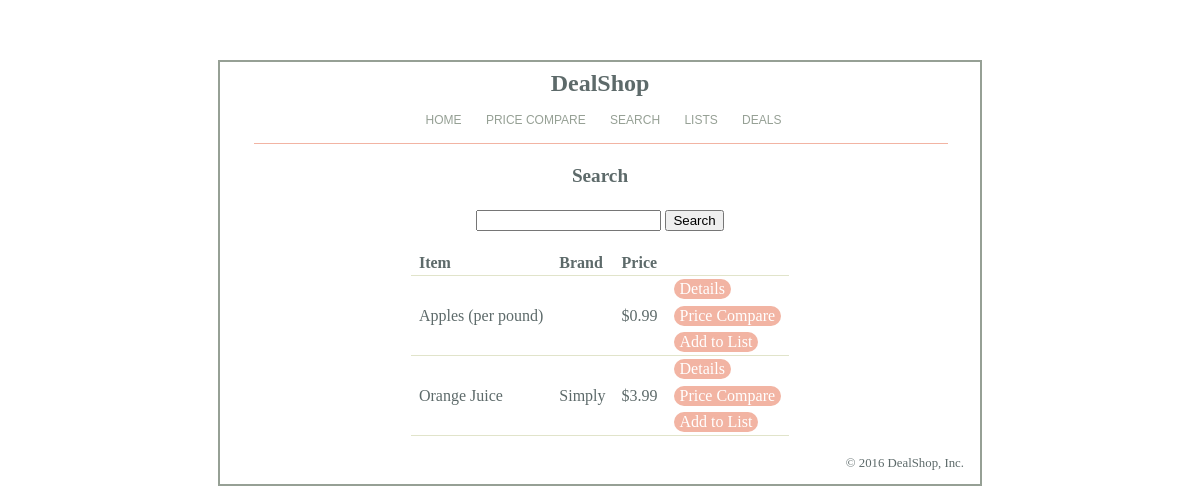
Before: /search/index.php with the older database file.
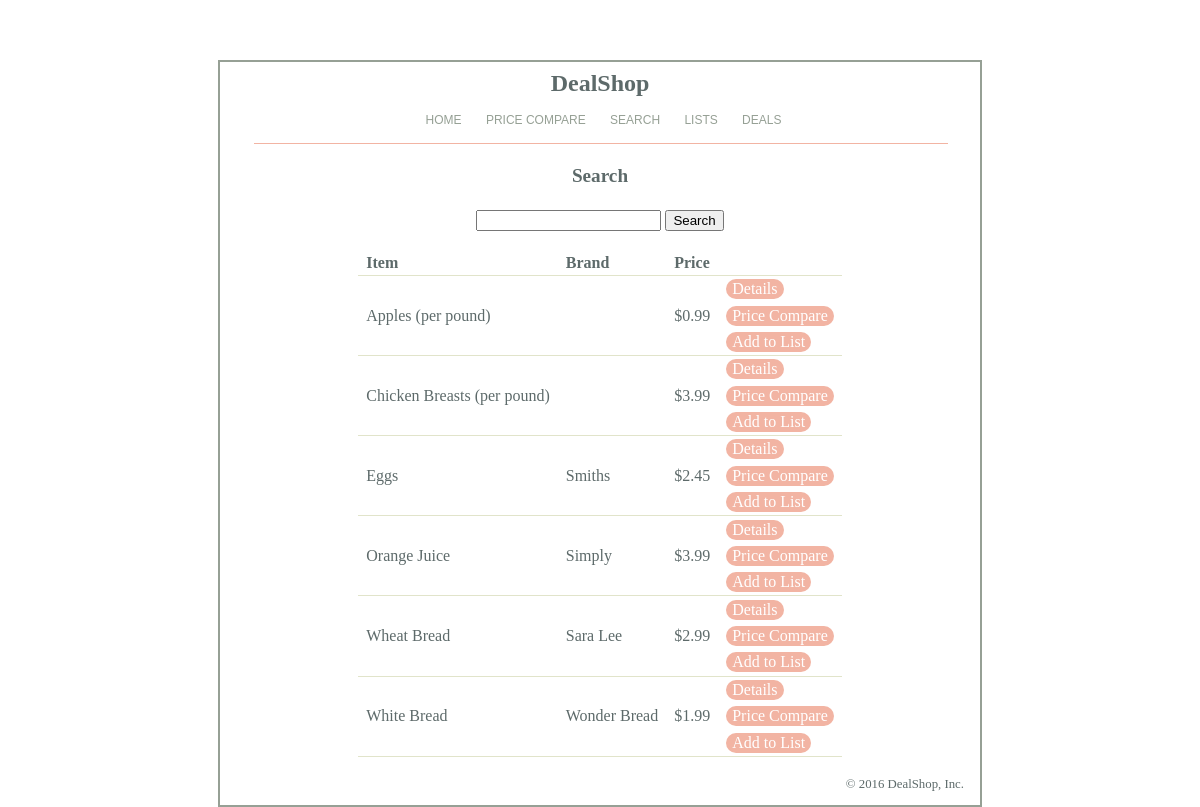
After: the same page with the newer database file.
### tables this page shows
CREATE TABLE item
(
    itemID     INT         NOT NULL PRIMARY KEY AUTO_INCREMENT,
    itemName   VARCHAR(60) NOT NULL,
    brand      VARCHAR(60) DEFAULT NULL,
    price      FLOAT       NOT NULL,
    quantity   VARCHAR(60) DEFAULT NULL,
    store      VARCHAR(60) DEFAULT NULL
);

### model/itemDB.php (called while the page is built, shortened)
<?php
function getItems(){
    global $db;
    $query = 'SELECT * FROM item
             GROUP BY itemName
             ORDER BY itemName';
    $statement = $db->prepare($query);
    $statement->execute();
    return $statement;
}

### search/search.php (the view, shortened to what this page needs)
<?php include '../view/header.php'; ?>
<main>
    <h2>Search</h2><br>
    <form action ="index.php" method="post" id="itemSearchForm">
        <input type="text" name="searchItem">
        <button type="submit" name="action" value="Search" >Search</button>
        <br>
    </form>
        <table class='itemList'>
            <tr class="divide">
                <th>Item</th>
                <th>Brand</th>
                <th>Price</th>
                <th></th>
            </tr>
            <?php foreach ($items as $item) : ?>
            <form action="." method="post">
                    <td></td>
                    <td></td>
                    <td></td>
                    <td>
                        <button type="submit" class="bttn" name="action" value="Item Info" >Details</button>
                    </td>
                <tr>
                    <td>
                        <?php echo $item['itemName']; ?>
                        <?php if ($item['quantity'] != NULL) {?>
                            (<?php echo $item['quantity']; ?>)
                        <?php } ?>
                    </td>
                    <td>
                        <?php echo $item['brand']; ?>
                    </td>
                    <td>
                        <?php echo '$'.$item['price']; ?>
                    </td>
                    <td>
                        <button type="submit" class="bttn" name="action" value="Price Compare" >Price Compare</button>
                    </td>
                </tr>
                <tr class="divide">
                    <td></td>
                    <td></td>
                    <td></td>
                    <td>
                        <button type="submit" class="bttn" name="action" value="Add to List" >Add to List</button>
                    </td>
                </tr>
            </form>
            <?php endforeach; ?>
        </table>
</main>
<?php include '../view/footer.php'; ?>

### search/index.php (shortened to what this page needs)
<?php
require('../model/database.php');
require('../model/itemDB.php');
$action = filter_input(INPUT_POST, 'action');
if ($action == NULL){
    $action = filter_input(INPUT_GET, 'action');
}
if ($action == NULL){
   $action = filter_input(INPUT_GET, 'action');
   if($action == NULL)
       $action = "Home";
}
switch ($action){
    case 'Home':
        $items = getItems();
        include('search.php');
        break;
}

### view/header.php (shortened to what this page needs)
<!DOCTYPE html>
<html>
<head>
    <link rel="stylesheet" type="text/css"
          href="../view/main.css">
</head>
<body>
<header>
    <h1>DealShop</h1>
    <nav>
    <ul class="naver">
        <a class="naver" href="../main/home.php" title="home">Home</a>
        <a class="naver" href="../main/index.php?action=priceCompareTab" title="Price Compare">Price Compare</a>
        <a class="naver" href="../search/index.php" title="Search">Search</a>
        <a class="naver" href="../shoppinglist/index.php" title="Lists">Lists</a>
        <a class="naver" href="../deals/index.php" title="Deals">Deals</a>
    </ul>
    </nav>
</header>

### view/footer.php
<footer>
        <p class="copyright">
        &copy; <?php echo date("Y"); ?> DealShop, Inc.
    </p>
</footer>
</body>
</html>

### view/main.css (style rules this page uses)
.naver { color: grey; font-family: "Arial"; padding-top:16px; padding-bottom:16px; margin-left:2px; font: 12px Arial; list-style-type: none; border-bottom: 1px solid #f2b4a3; text-align: center; }
.naver a { display: inline; border-bottom: none; border-top:none; text-decoration: none; padding: 11px; margin-right: -3px; color: #96a095; text-transform: uppercase; }
button.bttn { border-radius: 25px; background-color: #f2b4a3; border: none; color: white; text-align: center; text-decoration: none; cursor: pointer; }
table button { background-color:white; border: none; font-size: 16px; text-decoration: none; cursor: pointer; font-family: "Times New Roman", Times, serif; color:#5d6a6a; }
html { background-color: #ffffff; margin-top: 5%; }
body { font-family: "Times New Roman", Times, serif; text-align: center; margin-top: 5%; width: 760px; margin: 0 auto; background-color: white; border: 2px solid #96a095; color:#5d6a6a; }
header { margin: 0; padding: .5em 2em; }
header h1 { text-align:center; color: #5d6a6a; margin: 0; padding: 0; }
main { margin: 0; padding: .5em 2em .25em; }
footer { clear: both; margin-top: 1em; padding-right: 1em; }
footer p { text-align: right; font-size: 80%; margin: 1em 0; }
h1 { color: #5d6a6a; font-size: 150%; margin: 0; padding: .5em 0 .25em; }
h2 { font-size: 120%; color: #5d6a6a; margin: 0; padding: .25em 0 .25em ; }
p { margin: .5em 0 .5em 0; padding: 0; }
ul { margin: 0; padding: 0; list-style-type: none; }
a { color: #5d6a6a; text-decoration:none; }
table { border: none; border-collapse: collapse; }
td, th { border: 1px dashed #f6e6e6; padding: .2em .5em .2em .5em; text-align: left; }
form { margin: 0; }
table.itemList { margin-top: 20px; margin-left:auto; margin-right:auto; }
tr.divide { border-bottom: 1px solid #e1e4ca; }
th, td { border: none; text-align: left; }

Changed rows visible on the page:
added item: itemName "Chicken Breasts", quantity "per pound", price "3.99"
added item: itemName "Eggs", brand "Smiths", price "2.45"
added item: itemName "Wheat Bread", brand "Sara Lee", price "2.99"
added item: itemName "White Bread", brand "Wonder Bread", price "1.99"
